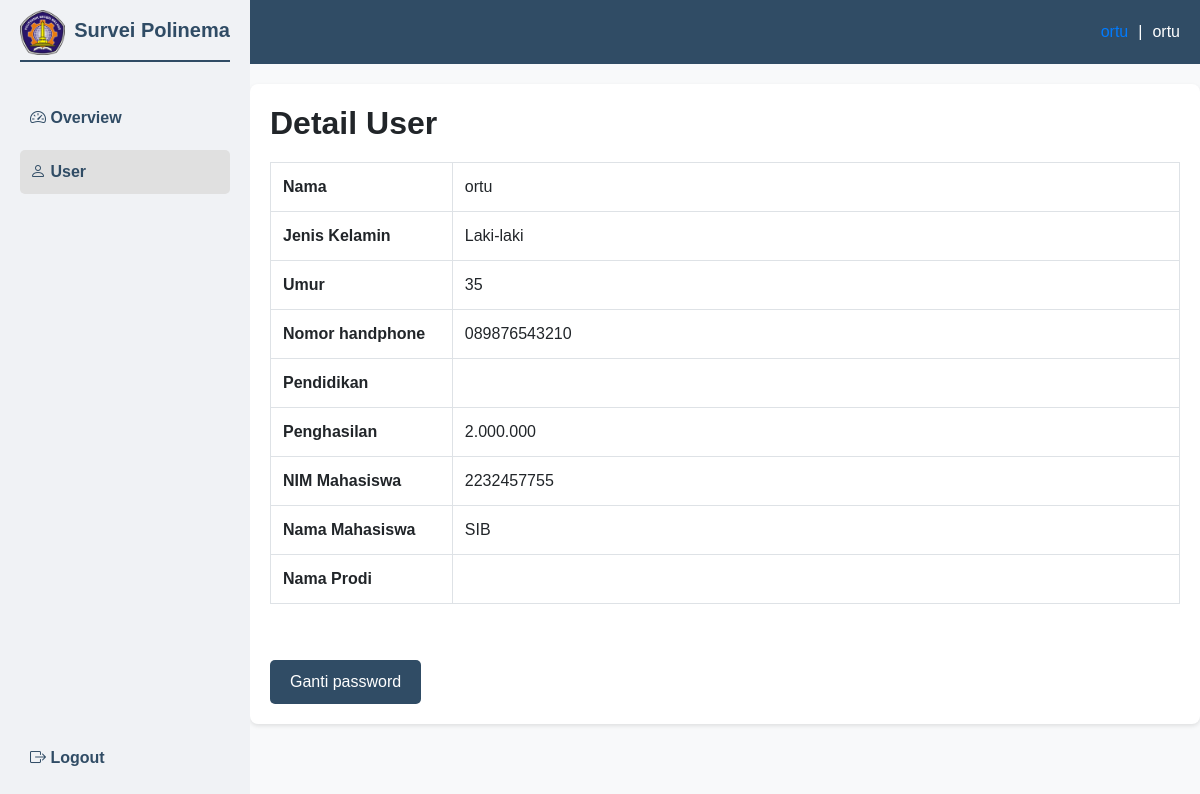
Page /user/user-detailakun.php?username=ortu&role=ortu (signed in) on the committed database.
### tables this page shows
CREATE TABLE `m_user` (
  `user_id` int(11) NOT NULL,
  `username` varchar(20) NOT NULL,
  `nama` varchar(50) NOT NULL,
  `password` varchar(255) NOT NULL,
  `role` varchar(20) NOT NULL
);

CREATE TABLE `m_user_data` (
  `user_id` int(11) NOT NULL,
  `nama` varchar(50) NOT NULL,
  `nim` varchar(20) DEFAULT NULL,
  `jurusan` varchar(50) DEFAULT NULL,
  `prodi` varchar(50) DEFAULT NULL,
  `nip` varchar(20) DEFAULT NULL,
  `no_telp` varchar(20) DEFAULT NULL,
  `email` varchar(100) DEFAULT NULL,
  `tahun_masuk` int(4) DEFAULT NULL,
  `unit` varchar(50) DEFAULT NULL,
  `no_peg` varchar(20) DEFAULT NULL,
  `tahun_lulus` int(4) DEFAULT NULL,
  `jenis_kelamin` varchar(10) DEFAULT NULL,
  `umur` int(3) DEFAULT NULL,
  `pendidikan` varchar(50) DEFAULT NULL,
  `pekerjaan` varchar(50) DEFAULT NULL,
  `penghasilan` varchar(50) DEFAULT NULL,
  `jabatan` varchar(50) DEFAULT NULL,
  `perusahaan` varchar(50) DEFAULT NULL,
  `kota` varchar(50) DEFAULT NULL,
  `role` varchar(20) NOT NULL,
  `nim_mahasiswa` varchar(30) NOT NULL,
  `nama_mahasiswa` varchar(30) NOT NULL,
  `nama_prodi` varchar(30) NOT NULL
);

### user/user-detailakun.php (the view, shortened to what this page needs)
<?php
require_once '../admin/koneksi.php';
$username = $_GET['username'];
$role = $_GET['role'];
$sql = "SELECT * FROM m_user WHERE username = ?";
$stmt = $conn->prepare($sql);
$stmt->bind_param("s", $username);
$stmt->execute();
$result = $stmt->get_result();
if ($result->num_rows == 1) {
    $row = $result->fetch_assoc();
    $nama = $row['nama'];
    $role = $row['role'];
    $user_id = $row['user_id'];
} else {
    die("Username tidak ditemukan.");
}
$sql_data = "SELECT * FROM m_user_data WHERE user_id = ?";
$stmt_data = $conn->prepare($sql_data);
$stmt_data->bind_param("i", $user_id);
$stmt_data->execute();
$result_data = $stmt_data->get_result();
if ($result_data->num_rows == 1) {
    $row_data = $result_data->fetch_assoc();
    $nim = $row_data['nim'] ?? "";
    $prodi = $row_data['prodi'] ?? "";
    $email = $row_data['email'] ?? "";
    $jurusan = $row_data['jurusan'] ?? "";
    $no_telp = $row_data['no_telp'] ?? "";
    $tahun_masuk = $row_data['tahun_masuk'] ?? "";
    $jenis_kelamin = $row_data['jenis_kelamin'] ?? "";
    $umur = $row_data['umur'] ?? "";
    $pendidikan = $row_data['pendidikan'] ?? "";
    $penghasilan = $row_data['penghasilan'] ?? "";
    $nim_mahasiswa = $row_data['nim_mahasiswa'] ?? "";
    $nama_mahasiswa = $row_data['nama_mahasiswa'] ?? "";
    $nama_prodi = $row_data['nama_prodi'] ?? "";
} else {
    die("User data tidak ditemukan.");
}
?>
<!DOCTYPE html>
<html lang="en">
<head>
    <link rel="stylesheet" href="https://stackpath.bootstrapcdn.com/bootstrap/4.5.2/css/bootstrap.min.css">
    <link rel="stylesheet" href="https://cdnjs.cloudflare.com/ajax/libs/font-awesome/5.15.4/css/all.min.css">
    <link rel="stylesheet" href="https://cdnjs.cloudflare.com/ajax/libs/bootstrap-icons/1.7.2/font/bootstrap-icons.min.css">
</head>
<body>
    <div class="navbar-vertical">
        <img src="aset/logopolinema.png" alt="Polinema Logo">
        <p>Survei Polinema</p>
        <hr class="nav-divider">
        <nav class="nav flex-column mt-4">
            <a class="nav-link" href="user-dashboard.php?username=<?php echo urlencode($username); ?>&role=<?php echo urlencode($role); ?>">
                <i class="bi bi-speedometer2"></i> Overview
            </a>
            <a class="nav-link active" href="user-detailakun.php?username=<?php echo urlencode($username); ?>&role=<?php echo urlencode($role); ?>">
                <i class="bi bi-person"></i> User
            </a>
        </nav>
        <a class="nav-link logout" href="index.php">
            <i class="bi bi-box-arrow-right"></i> Logout
        </a>
    </div>
    <div class="content">
        <div class="content-header">
            <div class="profile">
                <div class="profile-info">
                    <a href="user-detailakun.php?username=<?php echo urlencode($username); ?>&role=<?php echo urlencode($role); ?>">
                        <?php echo htmlspecialchars($username); ?>
                    </a>
                    <span style="margin-left: 10px; margin-right: 10px"> | </span>
                    <span id="profileRole"><?php echo htmlspecialchars($role); ?></span>
                </div>
            </div>
        </div>
        <div class="account-detail">
            <h2>Detail User</h2>
            <?php if ($role === 'mahasiswa') : ?>
                <table class="table table-bordered">
                    <tbody>
                        <tr>
                            <th scope="row">Nama</th>
                            <td><?php echo htmlspecialchars($nama); ?></td>
                        </tr>
                        <tr>
                            <th scope="row">Email</th>
                            <td><?php echo htmlspecialchars($email); ?></td>
                        </tr>
                        <tr>
                            <th scope="row">Nomor handphone</th>
                            <td><?php echo htmlspecialchars($no_telp); ?></td>
                        </tr>
                        <tr>
                            <th scope="row">NIM</th>
                            <td><?php echo htmlspecialchars($nim); ?></td>
                        </tr>
                        <tr>
                            <th scope="row">Jurusan</th>
                            <td><?php echo htmlspecialchars($jurusan); ?></td>
                        </tr>
                        <tr>
                            <th scope="row">Prodi</th>
                            <td><?php echo htmlspecialchars($prodi); ?></td>
                        </tr>
                        <tr>
                            <th scope="row">Tahun Masuk</th>
                            <td><?php echo htmlspecialchars($tahun_masuk); ?></td>
                        </tr>
                    </tbody>
                </table>
            <?php elseif ($role === 'ortu') : ?>
                <table class="table table-bordered">
                    <tbody>
                        <tr>
                            <th scope="row">Nama</th>
                            <td><?php echo htmlspecialchars($nama); ?></td>
                        </tr>
                        <tr>
                            <th scope="row">Jenis Kelamin</th>
                            <td><?php echo htmlspecialchars($jenis_kelamin); ?></td>
                        </tr>
                        <tr>
                            <th scope="row">Umur</th>
                            <td><?php echo htmlspecialchars($umur); ?></td>
                        </tr>
                        <tr>
                            <th scope="row">Nomor handphone</th>
                            <td><?php echo htmlspecialchars($no_telp); ?></td>
                        </tr>
                        <tr>
                            <th scope="row">Pendidikan</th>
                            <td><?php echo htmlspecialchars($pendidikan); ?></td>
                        </tr>
                        <tr>
                            <th scope="row">Penghasilan</th>
                            <td><?php echo htmlspecialchars($penghasilan); ?></td>
                        </tr>
                        <tr>
                            <th scope="row">NIM Mahasiswa</th>
                            <td><?php echo htmlspecialchars($nim_mahasiswa); ?></td>
                        </tr>
                        <tr>
                            <th scope="row">Nama Mahasiswa</th>
                            <td><?php echo htmlspecialchars($nama_mahasiswa); ?></td>
                        </tr>
                        <tr>
                            <th scope="row">Nama Prodi</th>
                            <td><?php echo htmlspecialchars($nama_prodi); ?></td>
                        </tr>
                    </tbody>
                </table>
            <?php endif; ?>
            <div class="upload-section">
                <button class="change-password" onclick="window.location.href='user-detailakun-gantipass.php?username=<?php echo urlencode($username); ?>&role=<?php echo urlencode($role); ?> '">Ganti password</button>
            </div>
        </div>
    </div>
</body>
</html>

### user/user-detailakun.php (style rules this page uses)
body { margin: 0; font-family: Arial, sans-serif; background-color: #f8f9fa; }
.navbar-vertical { background-color: #f0f2f5; color: #304C65; height: 100vh; padding: 20px; position: fixed; width: 250px; }
.navbar-vertical img { width: 45px; margin-bottom: 10px; margin-top: -10px; }
.navbar-vertical p { margin: 0; font-weight: bold; text-align: center; position: relative; margin-top: -50px; margin-left: 54px; font-size: 20px; }
.navbar-vertical .nav-link { color: #304C65; font-weight: 700; padding: 10px; display: block; border-radius: 5px; margin-top: 10px; }
.navbar-vertical .nav-link.active { background-color: #e0e0e0; }
.navbar-vertical .logout { position: absolute; bottom: 20px; left: 20px; }
.content { margin-left: 250px; padding: 0px; }
.content-header { display: flex; justify-content: space-between; align-items: center; background-color: #304C65; padding: 20px 20px; color: white; }
.content-header .profile { display: flex; align-items: center; }
.content-header .profile-info { text-align: left; display: flex; align-items: center; }
.account-detail { background-color: white; padding: 20px; border-radius: 8px; box-shadow: 0 2px 4px rgba(0, 0, 0, 0.1); margin-top: 20px; display: flex; flex-direction: column; }
.account-detail h2 { font-weight: bold; margin-bottom: 20px; }
.table th, .table td { vertical-align: middle; padding: 8px 15px; }
.table th { width: 20%; }
.account-detail .change-password { background-color: #304C65; color: white; border: none; padding: 10px 20px; border-radius: 5px; cursor: pointer; align-self: flex-start; margin-top: 20px; }
.nav-divider { border: none; height: 2px; background-color: #304C65; margin: 15px 0; }
.table { width: 100%; margin-bottom: 1rem; color: #212529; }
.table th, .table td { padding: 0.75rem; vertical-align: top; border-top: 1px solid #dee2e6; }
.upload-section { display: flex; flex-direction: column; align-items: center; margin-top: 20px; }

### rows in the picture
m_user: role "ortu", nama "ortu"
m_user_data: jenis_kelamin "Laki-laki", umur "35", no_telp "089876543210", penghasilan "2.000.000", nim_mahasiswa "2232457755", nama_mahasiswa "SIB"

### other values in the picture
$username "ortu"
